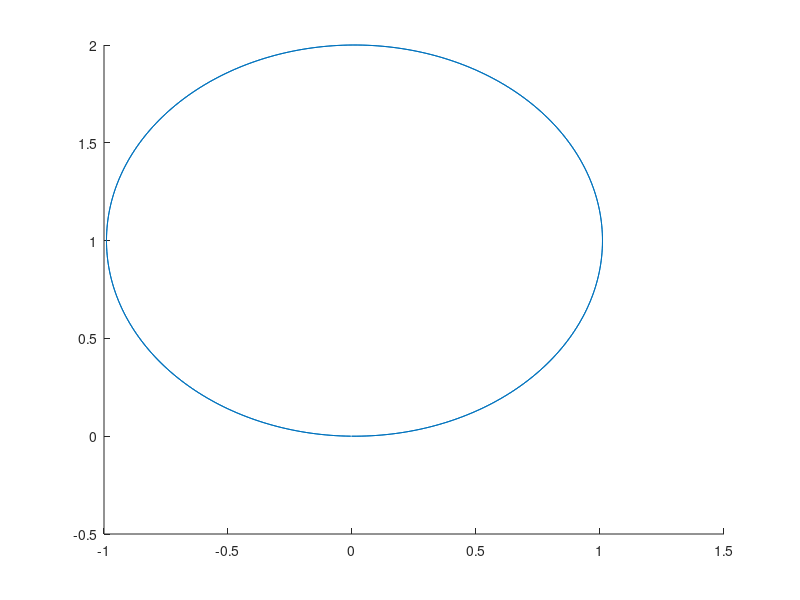

The MATLAB source for this figure: (Note: this script raises an error after producing the figure.)
%%%%%%%%%%%%%%%%%%%%%%%%%%%%%%%%%%%%%%%%%%%%%%%%%%%%%%%%%%%%%%%%%%%%%%%%%%%
%%% mobile robot control on a reference path 
%%% Victor Hugo, 
%%%%%%%%%%%%%%%%%%%%%%%%%%%%%%%%%%%%%%%%%%%%%%%%%%%%%%%%%%%%%%%%%%%%%%%%%%%

clear all
close all
clc
%%
format long g     

% %%%%%%%%%%%%%%%%%%%%%%%%%%%%%%%%%%%%%%%%%%%%%%%%%%%%%%%%%%%%%%%%%%%%%%%%%%%
%            Inicializacao de Variveis
%%%%%%%%%%%%%%%%%%%%%%%%%%%%%%%%%%%%%%%%%%%%%%%%%%%%%%%%%%%%%%%%%%%%%%%%%%%
Ts = 0.1;          % sampling time
Tsim = (2*pi*1)/Ts;   %90      % tempo de simula��o
h = 0.1;           % integrating time
D = 0.4;

xr = [0; 0; 0];  % x,y,theta referenciais para in�cio de trajet�ria. 
Xr = xr;         %Euler

% The next loop difines the reference
%%%%%%%%%%%%%%%%%%%%%%%%%%%%%%%%%%%%%%%%%%%%%%%%%%%%%%%%%%%%%%%%%%%%%%%%%%%
%           Geracao da trajetoria
%%%%%%%%%%%%%%%%%%%%%%%%%%%%%%%%%%%%%%%%%%%%%%%%%%%%%%%%%%%%%%%%%%%%%%%%%%%

for k = 1:round(Tsim/h)  % 1 a tempo de simula��o/ tempo de integra��o   
    vr(k) = 0.2;
    wr(k) = 0.2;
    Xr = [Xr xr+h*([vr(k)*cos(xr(3));vr(k)*sin(xr(3));wr(k)])];  %Euler
    xr = Xr(:,k+1);
end
Ur = [vr;wr];
hold on
plot(Xr(1,:),Xr(2,:),'')

%%
%%%%%%%%%%%%%%%%%%%%%%%%%%%%%%%%%%%%%%%%%%%%%%%%%%%%%%%%%%%%%%%%%%%%%%%%%%%
%           Coeficientes do controlador 
%%%%%%%%%%%%%%%%%%%%%%%%%%%%%%%%%%%%%%%%%%%%%%%%%%%%%%%%%%%%%%%%%%%%%%%%%%%

pvar e1 e2 e3 e4 e5 vr wr
e_n=[e1;e2;e3;e4;e5];
Ur = [0.3 -0.15];
%f = [Ur(1)*(e5+1); Ur(1)*e4; Ur(2); Ur(2)*(e5+1); -Ur(2)*e4];
f = [vr*(e5+1); vr*e4; wr; wr*(e5+1); -wr*e4];
g = [-1 e2; 0 -e1; 0 -1; 0 -e5-1; 0 e4];

n = size(f,2);
m = size(g,2);

% V inicial 
V = e_n'*e_n;
i = 0;
i_max = 20;
while i<i_max
    % solving with SOSTOOLS (V fixed)
    prog = sosprogram([e_n;vr;wr]);
    [prog,kx1] = sospolyvar(prog,[monomials(e_n,1:2)],'wscoeff');
    [prog,kx2] = sospolyvar(prog,[monomials([e2;e3;e4],1:2)],'wscoeff');
    kx=[kx1;kx2];
    [prog,T] = sospolyvar(prog,[monomials(e_n,1:4)],'wscoeff');
    [prog,s1] = sospolyvar(prog, [monomials(e_n,1:4)],'wscoeff');
    g1 = e4^2+e5^2-1;
    % SOS constraints
    gradV = [diff(V,e1) diff(V,e2) diff(V,e3) diff(V,e4) diff(V,e5)];
    dV = -gradV*(f+g*kx)-T-s1*g1;
    prog = sosineq(prog,dV);
    prog = sosineq(prog,-vr+1);
    prog = sosineq(prog,vr+1);
    prog = sosineq(prog,-wr+1);
    prog = sosineq(prog,wr+1);
    % first solution (k and lambda)
    sol = sossolve(prog);
    kx = sosgetsol(sol,kx);
    % solving with SOSTOOLS (k fixed)
    prog = sosprogram(e_n);
    [prog,V] = sospolyvar(prog,[monomials(e_n,1:4)],'wscoeff');
    [prog,s1] = sospolyvar(prog, [monomials(e_n,1:4)], 'wscoeff');
    [prog,T] = sospolyvar(prog,[monomials(e_n,1:4)],'wscoeff');
    g1 = e4^2+e5^2-1;
    % SOS constraints
    prog = sosineq(prog,V);
    gradV = [diff(V,e1) diff(V,e2) diff(V,e3) diff(V,e4) diff(V,e5)];
    dV = -gradV*(f+g*kx)-T-s1*g1;
    prog = sosineq(prog,dV);
    prog = sosineq(prog,-vr+1);
    prog = sosineq(prog,vr+1);
    prog = sosineq(prog,-wr+1);
    prog = sosineq(prog,wr+1);
    % first solution (V)
    sol = sossolve(prog);
    V = sosgetsol(sol,V);
    i = i+1
end


%%
%%%%%%%%%%%%%%%%%%%%%%%%%%%%%%%%%%%%%%%%%%%%%%%%%%%%%%%%%%%%%%%%%%%%%%%%%%%
%                   Simulacao do robo.
%%%%%%%%%%%%%%%%%%%%%%%%%%%%%%%%%%%%%%%%%%%%%%%%%%%%%%%%%%%%%%%%%%%%%%%%%%%

xo = [0.5;0.3;-0.4];
x = xo;
X = x;
v = [];
w = [];
ubar = [0.2;0.2];



%[MIN,ki]=min(abs(Xr(1,:)-xo(1)));


m = 0;
d = 0.000;
r = m + d.*randn(1,round(Tsim/h));

vr = 0.2;
wr = 0.2;
k1 = 2.6;
k2 = 1;
k3 = 3;

for k = 1:(round(Tsim/h))    % 1 a tempo de simula��o/ tempo de integra��o  
    
    a = Xr(:,k)-x;
    E1 = cos(x(3))*a(1)+sin(x(3))*a(1);
    E2 = -sin(x(3))*a(1)+cos(x(3))*a(2);
    E3 = a(3);
   
    w(k) = wr+0.5*vr*(k2*(E2+k3*E3)+(1/k3)*(E3-0.17*E3^3+0.0083*E3^5-0.0002*E3^7));
    v(k) = vr*(1-0.5*E3^2+0.042*E3^4-0.0014*E3^6)-k3*E3*w(k)+k1*E1;

    %w(k) = 0.2+0.5*0.2*(3*E2+2*3*E3+0.33*(E3-0.17*E3^3+0.0083*E3^5-0.0002*E3^7));
    %v(k) = 0.2*(1-0.5*E3^2+0.042*E3^4-0.0014*E3^6)-E3*w(k)+E1;


    X = [X x+r(k)+Ts*[v(k)*cos(x(3));v(k)*sin(x(3));w(k)]];
    x = X(:,k+1);
    
    Erro(:,k) = Xr(:,k+1)- X(:,k+1);
   
end


plot(X(1,:),X(2,:),'r')
legend('rungeKutta','trajetoria do robo')
xlabel('x[m]')
ylabel('y[m]')

%%%%%%%%%%%%%%%%%%%%%%%%%%%%%%%%%%%%%%%
%      Plotagem de v e w 
%%%%%%%%%%%%%%%%%%%%%%%%%%%%%%%%%%%%%%%

figure
ne = length(Erro);
tempo = Ts*(0:ne-1);
subplot(2,1,1)
plot(tempo,v,'b')
legend('v')

hold on
subplot(2,1,2)
plot (tempo,w,'r')
legend('w')

%%%%%%%%%%%%%%%%%%%%%%%%%%%%%%%%%%%%%%%%%%%%%%%%%%%%%%%%%%%%%%%%%%%%%%%%%%%
%      Plotagem do erro x y e theta
%%%%%%%%%%%%%%%%%%%%%%%%%%%%%%%%%%%%%%%%%%%%%%%%%%%%%%%%%%%%%%%%%%%%%%%%%%%

figure
plot(tempo,Erro(1,:),tempo,Erro(2,:),tempo,Erro(3,:));
legend('x','y','theta')

 EE1 = Erro(1,:);
 EE2 = Erro(2,:);
 EE3 = Erro(3,:);